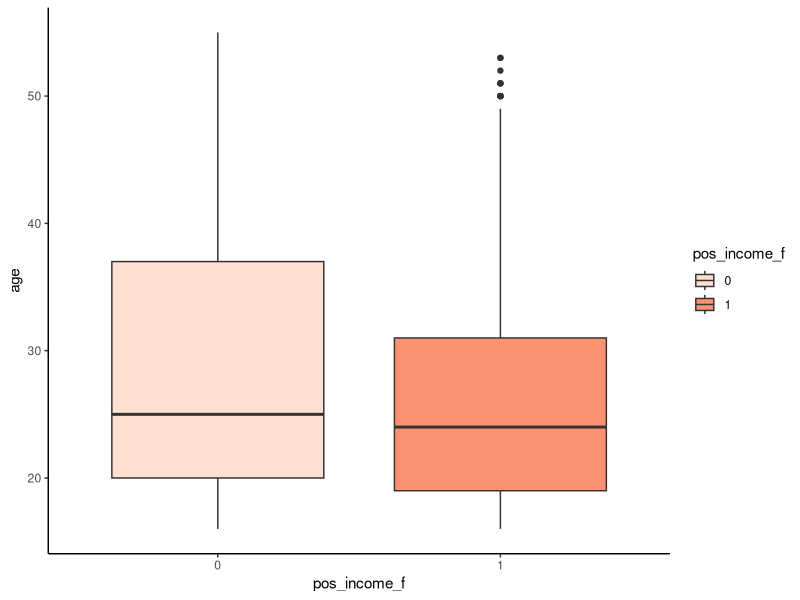
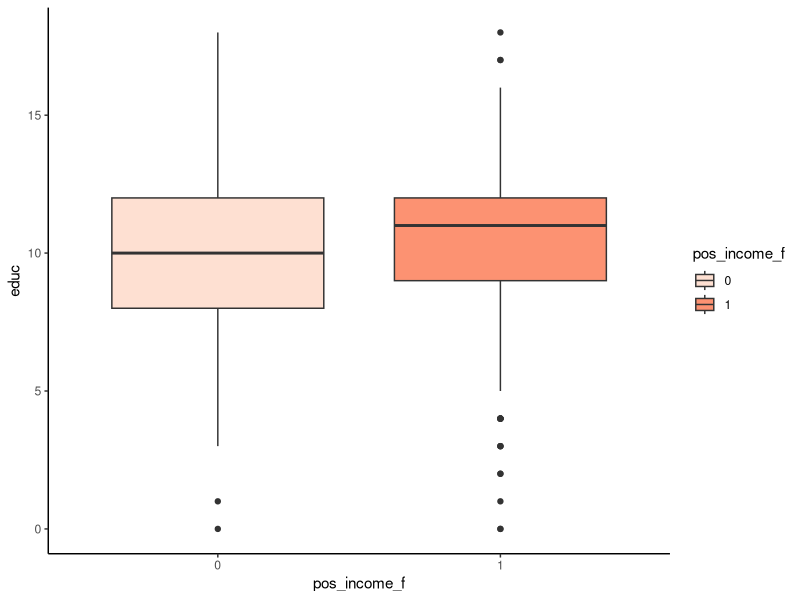
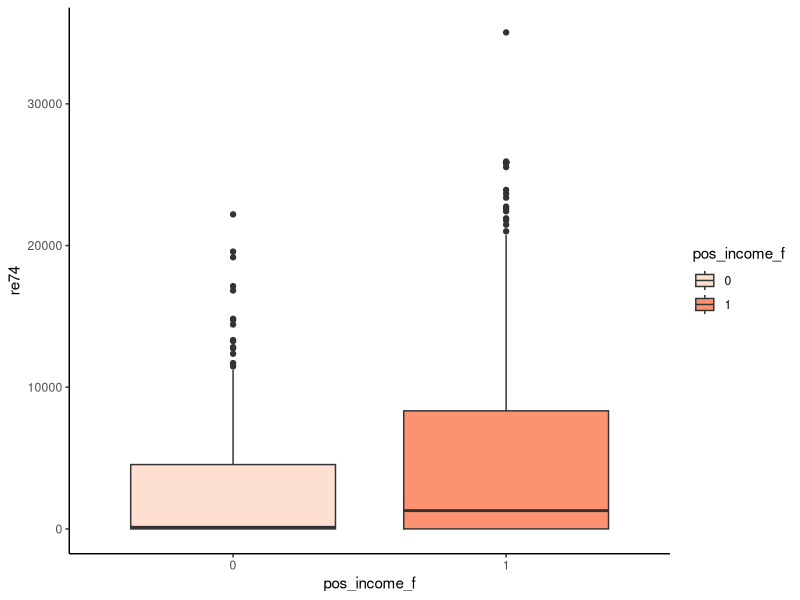
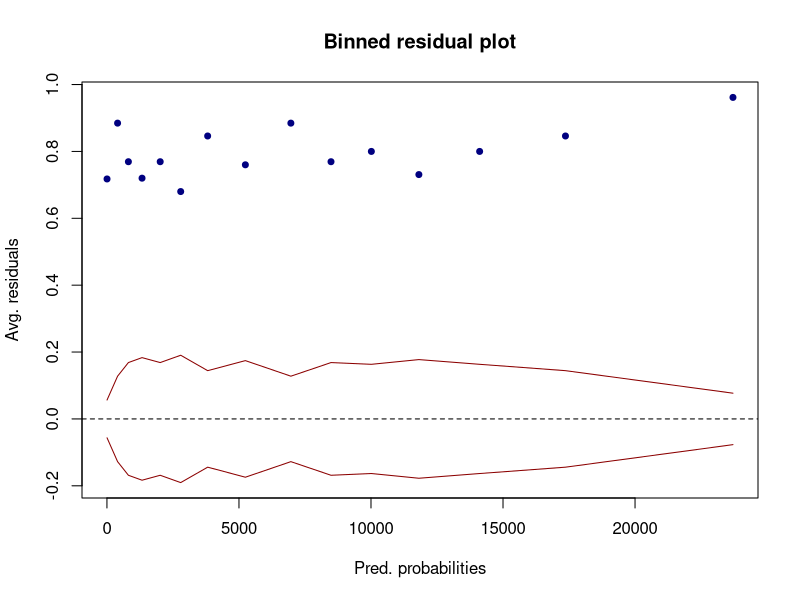
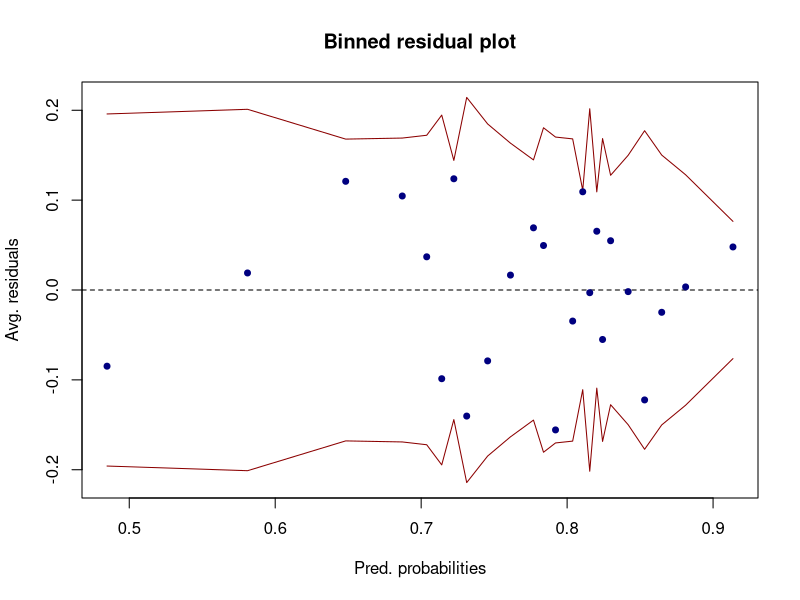
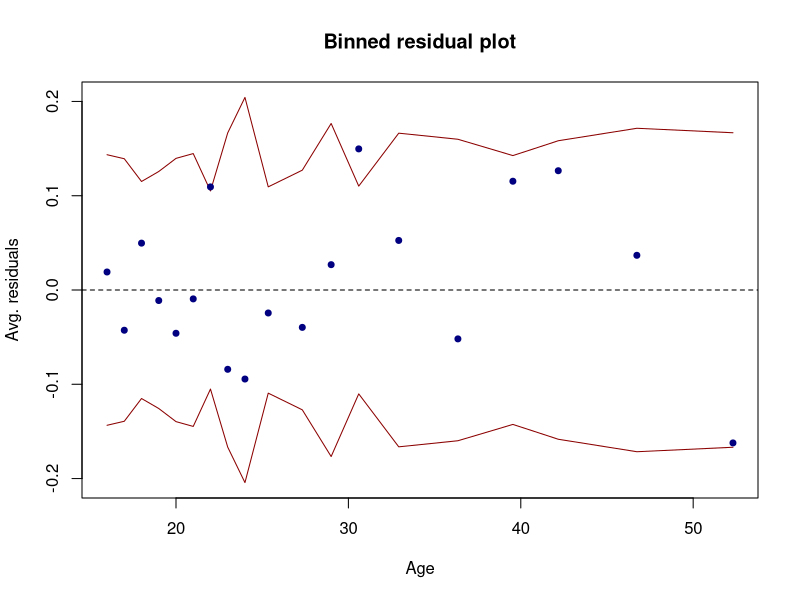
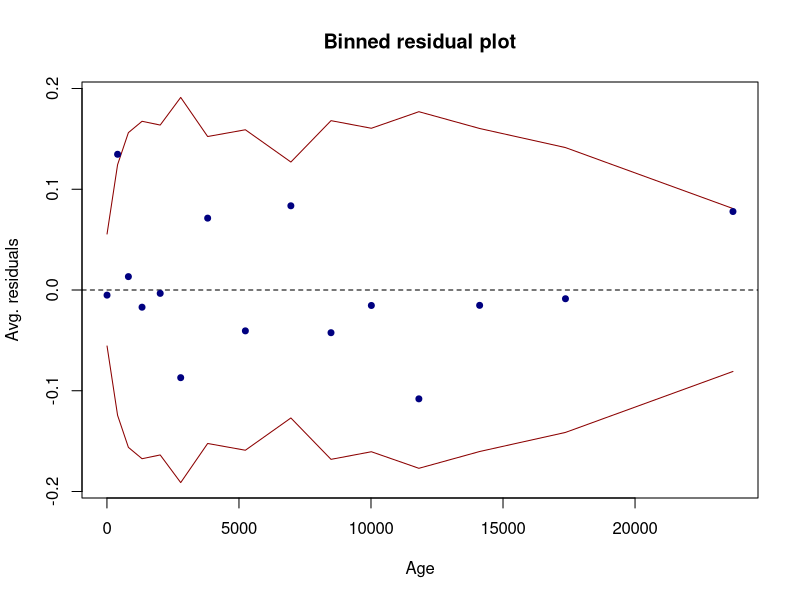
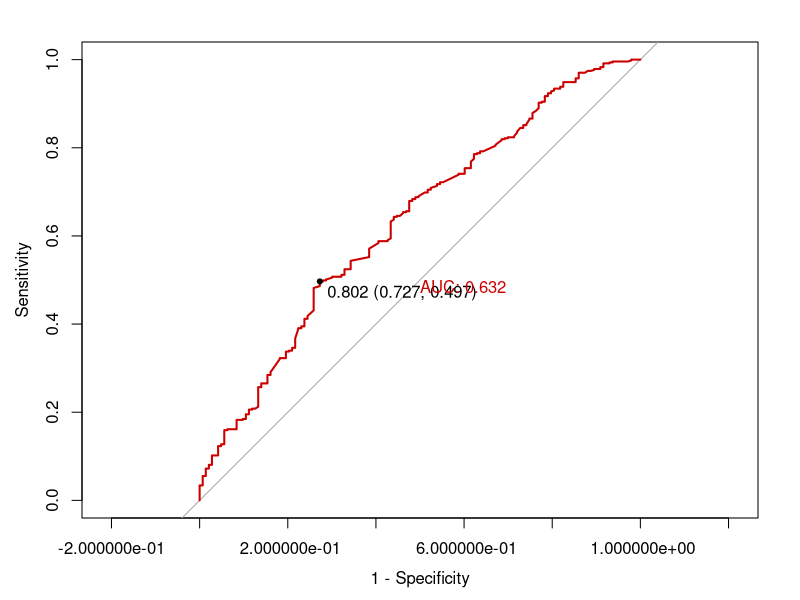

Here is the R script that generated these plots, in order:
rm(list = ls())

library(arm)
library(rms)
library(pROC)
library(e1071)
library(caret)
library(ggplot2)
library(plyr)
require(gridExtra)


##########################################################################
############################ 0. Loading the data #########################
##########################################################################


data <- read.csv("lalondedata.txt", sep=',')

head(data)
str(data)
dim(data)
summary(data)

data$X <- NULL
data$treat <- as.factor(data$treat)
data$black <- as.factor(data$black)
data$hispan <- as.factor(data$hispan)
data$married <- as.factor(data$married)
data$nodegree <- as.factor(data$nodegree)
data$pos_income <- as.integer(data$re78 > 0)
data$pos_income_f <- as.factor(data$pos_income)


##########################################################################
############################### 1. EDA ###################################
##########################################################################


cond_prob <- function (df, col1, col2) {
  round(apply(table(df[, c(col1, col2)])/sum(table(df[, c(col1, col2)])),
              2,function(x) x/sum(x)), 2)
}


cond_prob(data, "pos_income_f",  "treat")
chisq.test(table(data[,c("pos_income_f", "treat")]))

cond_prob(data, "pos_income_f",  "black")
chisq.test(table(data[,c("pos_income_f", "black")]))  # **

cond_prob(data, "pos_income_f",  "hispan")
chisq.test(table(data[,c("pos_income_f", "hispan")]))

cond_prob(data, "pos_income_f",  "married")
chisq.test(table(data[,c("pos_income_f", "married")]))

cond_prob(data, "pos_income_f",  "nodegree")
chisq.test(table(data[,c("pos_income_f", "nodegree")]))


ggplot(data,aes(x=pos_income_f, y=age, fill=pos_income_f)) +
  geom_boxplot() +
  scale_fill_brewer(palette="Reds") + 
  theme_classic()

ggplot(data,aes(x=pos_income_f, y=educ, fill=pos_income_f)) +  # **
  geom_boxplot() +
  scale_fill_brewer(palette="Reds") + 
  theme_classic()

ggplot(data,aes(x=pos_income_f, y=re74, fill=pos_income_f)) +  # **
  geom_boxplot() +
  scale_fill_brewer(palette="Reds") + 
  theme_classic()

binnedplot(x=data$re74, y=data$pos_income,
           xlab="Pred. probabilities",
           col.int="red4", ylab="Avg. residuals",
           main="Binned residual plot", col.pts="navy")


# Interactions
cond_prob(data[data$black == 1,], "pos_income_f",  "treat")    # **  
cond_prob(data[data$black == 0,], "pos_income_f",  "treat")
table(data[, c("treat", "black")])


cond_prob(data[data$hispan == 1,], "pos_income_f",  "treat")   
cond_prob(data[data$hispan == 0,], "pos_income_f",  "treat")

data$sum_r <- (as.integer(data$black) - 1) + (as.integer(data$hispan) - 1)
table(data$sum_r)

cond_prob(data[data$married == 1,], "pos_income_f",  "treat")  # ** 
cond_prob(data[data$married == 0,], "pos_income_f",  "treat")

cond_prob(data[data$nodegree == 1,], "pos_income_f",  "treat")   
cond_prob(data[data$nodegree == 0,], "pos_income_f",  "treat")


##########################################################################
############################### 2. Model Selection #######################
##########################################################################


null_model <- glm(pos_income_f ~ treat, data = data, family=binomial)
full_model <- glm(pos_income_f ~ treat + black + hispan + 
                    age + educ + married + re74 + nodegree,
                  data=data, family=binomial)
step_model <- step(null_model, scope = list(lower=null_model, upper=full_model),
                   direction='both', trace=0)
summary(step_model)

# Added interaction
black_int <- glm(pos_income_f ~ treat + black + 
                   age + re74 + treat * black,
                 data=data, family=binomial)
anova(step_model, black_int, test="Chisq")

married_int <- glm(pos_income_f ~ treat + black + 
      age + re74 + treat * married,
    data=data, family=binomial)
anova(step_model, married_int, test="Chisq")

hisp_int <- glm(pos_income_f ~ treat + black + age + re74 + treat * hispan,
                data=data, family=binomial)
anova(step_model, hisp_int, test="Chisq")


##########################################################################
############################### 3.Model assessment #######################
##########################################################################


rawresid1 <- residuals(step_model, "resp")
binnedplot(x=fitted(step_model),y=rawresid1,
           xlab="Pred. probabilities",
           col.int="red4", ylab="Avg. residuals",
           main="Binned residual plot", col.pts="navy")

binnedplot(x=data$age,y=rawresid1,
           xlab="Age",
           col.int="red4", ylab="Avg. residuals",
           main="Binned residual plot", col.pts="navy")

binnedplot(x=data$re74,y=rawresid1,
           xlab="Age",
           col.int="red4", ylab="Avg. residuals",
           main="Binned residual plot", col.pts="navy")

##########################################################################
############################### 4. Inference #############################
##########################################################################


step_model_matrix <- confusionMatrix(as.factor(ifelse(fitted(step_model) >= 0.5, "1", "0")),
                                     data$pos_income_f, positive = "1")
step_model_matrix$overall["Accuracy"]
sum(as.integer(data$pos_income)) / nrow(data) # baseline
step_model_matrix$byClass[c("Sensitivity","Specificity")]

roc(data$pos_income_f, fitted(step_model),
    plot=T, print.thres="best", legacy.axes=T,
    print.auc =T, col="red3")

step_model_matrix <- confusionMatrix(as.factor(ifelse(fitted(step_model) >= 0.802, "1", "0")),
                                     data$pos_income_f, positive = "1")
step_model_matrix$overall["Accuracy"]
step_model_matrix$byClass[c("Sensitivity","Specificity")]

summary(step_model)
confint(step_model)
